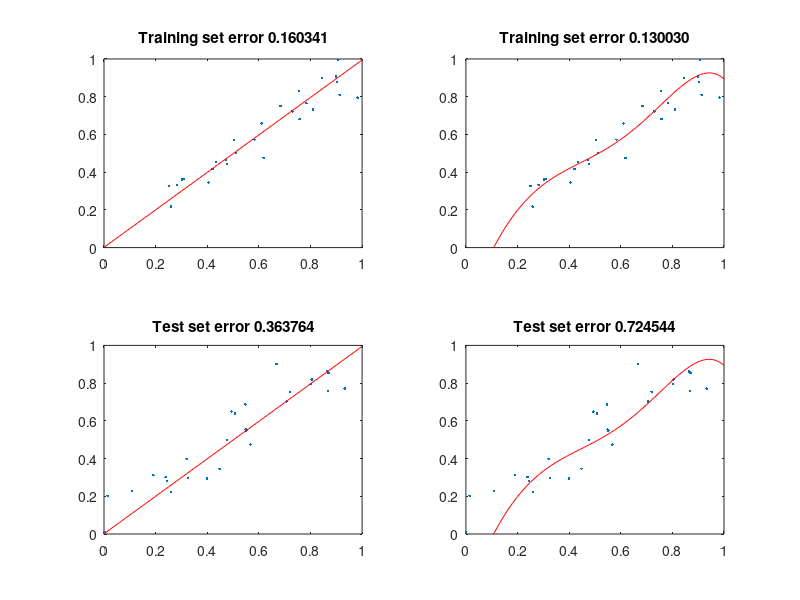

The MATLAB script that drew this image:
rng('default');
N = 30;
eps = .1;
xr = (0:.01:1)';


x = sort(rand(N,1));
X1 = [ones(size(x)), x];
X2 = [ones(size(x)), x, x.^2, x.^3, x.^4, x.^5];

Xr1 = [ones(size(xr)), xr];
Xr2 = [ones(size(xr)), xr, xr.^2, xr.^3, xr.^4, xr.^5];

y = x + randn(N,1)*eps;

b1 = regress(y, X1);
b2 = regress(y, X2);

yrhat1 = Xr1*b1;
yrhat2 = Xr2*b2;

figure(1); clf
subplot(2,2,1); plot(x, y, '.', xr, yrhat1, 'r');
title(sprintf('Training set error %f', sum((y-X1*b1).^2)));
axis([0 1 0 1])

subplot(2,2,2); plot(x, y, '.', xr, yrhat2, 'r');
title(sprintf('Training set error %f', sum((y-X2*b2).^2)));
axis([0 1 0 1])


xt = sort(rand(N,1));

Xt1 = [ones(size(xt)), xt];
Xt2 = [ones(size(xt)), xt, xt.^2, xt.^3, xt.^4, xt.^5];

yt = xt + randn(N,1)*eps;


subplot(2,2,3); plot(xt, yt, '.', xr, yrhat1, 'r');
title(sprintf('Test set error %f', sum((yt-Xt1*b1).^2)));
axis([0 1 0 1])

subplot(2,2,4); plot(xt, yt, '.', xr, yrhat2, 'r');
title(sprintf('Test set error %f', sum((yt-Xt2*b2).^2)));
axis([0 1 0 1])
